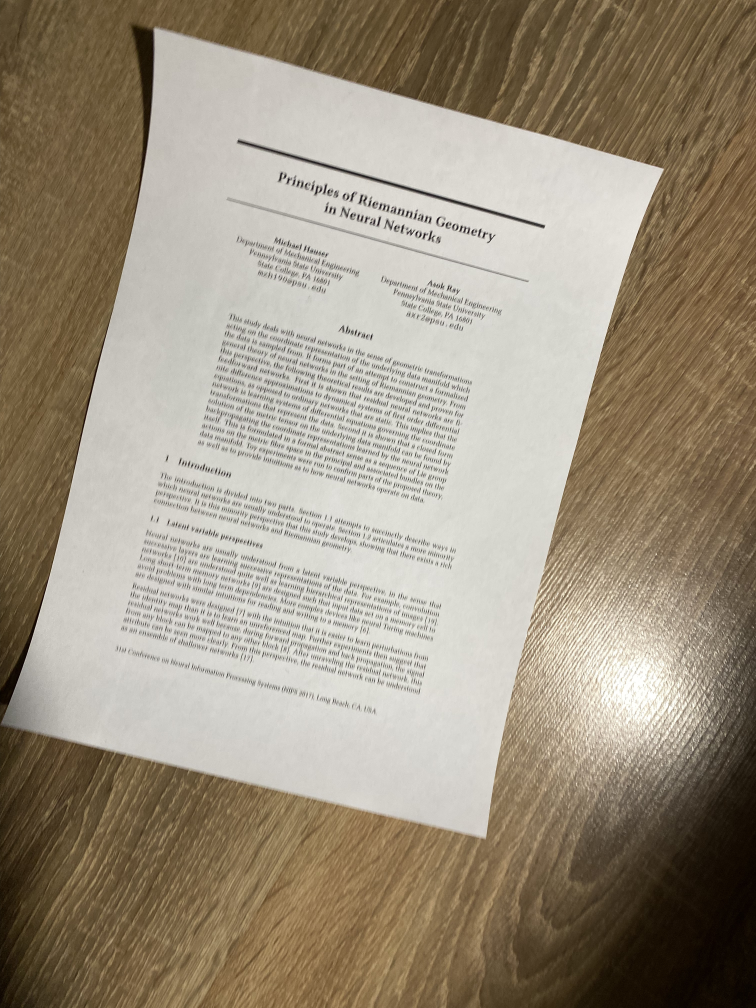
#> input picture photos_project/01.jpg, 3024 x 4032 px (shown at 1/4 size)
$ python -i project.py   (imports and definitions only)
#> lines starting #> are read from the running program, lines starting #| are printed output that depends on the picture; after the words box and inside, x2 and y2 are one past the last pixel; in counts of white or black regions, pixels touching at a corner belong together
#!/usr/bin/env python
# coding: utf-8

# In[2]:


import cv2
import numpy as np


def distance(p1, p2):
    return np.sqrt((p1[0]-p2[0])**2+(p1[1]-p2[1])**2)

def preprocess(im):
    # MAKE FINE BINARY IMAGE
    hue = cv2.cvtColor(im, cv2.COLOR_BGR2HSV)
    low = (0, 0, 0)
    high = (180, 20, 255)
    mask = cv2.inRange(hue, low, high) != 255

    gray = cv2.cvtColor(im, cv2.COLOR_BGR2GRAY)
    gray[mask] = 0
    return gray

def get9reflections(im):
    # MAKE ALL CONTOURS CLOSED
    result = np.zeros_like(im)
    y = im.shape[0]
    x = im.shape[1]
    im_refx = im[::,::-1]
    middle_layer = np.hstack((im_refx, im))
    middle_layer = np.hstack((middle_layer, im_refx))
    result = np.vstack((middle_layer[::-1,::], middle_layer))
    result = np.vstack((result, middle_layer[::-1,::]))
    return result

def getContours(im):
    # APPROXIMATE CLOSED CONTOURS WITH FILLED POLYGONS
    result = np.zeros_like(im)
    y = im.shape[0]
    x = im.shape[1]
    contours,_ = cv2.findContours(im, 1, 2)
    for cnt in contours:
        peri = cv2.arcLength(cnt, closed=True)
        area = cv2.contourArea(cnt)
        too_big = (peri > 0.95*2*(x+y)) or (area > 0.95*x*y)
        if not too_big:
            result = cv2.drawContours(result, [cnt], 0,  255, thickness=20)
    return result

def cutCenter(im):
    # ONLY AFTER get9reflections
    y = int(im.shape[0]/3)
    x = int(im.shape[1]/3)
    result = im[y:2*y, x:2*x]
    return result


def getRectMask(im):
    # SELECT ONLY SHAPES OF APPROPRIATE SIZE
    result = np.zeros_like(im)
    y = im.shape[0]
    x = im.shape[1]
    corners = []
    contours, _ = cv2.findContours(im, 1, 2)
    for cnt in contours:
        peri = cv2.arcLength(cnt, closed=True)
        area = cv2.contourArea(cnt)
        too_small = (peri < (x+y)/4000) or (area < x*y/15)
        too_big = (peri > 0.95*2*(x+y)) or (area > 0.95*x*y)
        if (not too_small) and (not too_big):
            approx = cv2.approxPolyDP(cnt, 0.05*peri, True)
            if len(approx) == 4:
                result = cv2.fillPoly(result, [approx], 255)
                corners.append(approx)
                return result, corners

# [16 lines left out: function getButterfly, not called in this run]

# Taken from:
# https://levelup.gitconnected.com/solving-a-sudoku-puzzle-using-deep-learning-and-backtracking-algorithm-c6cef475ae3
def order_points(pts):
    rect = np.zeros((4, 2), dtype = "float32")

    s = pts.sum(axis = 1)
    rect[0] = pts[np.where(pts.sum(axis=1).sum(axis=1) == min(pts.sum(axis=1).sum(axis=1)))]
    rect[2] = pts[np.where(pts.sum(axis=1).sum(axis=1) == max(pts.sum(axis=1).sum(axis=1)))]

    diff = np.diff(pts, axis = 1)
    rect[3] = pts[np.where((pts[:,0,0] - pts[:,0,1]) == max((pts[:,0,0] - pts[:,0,1])))]
    rect[1] = pts[np.where((pts[:,0,0] - pts[:,0,1]) == min((pts[:,0,0] - pts[:,0,1])))]

    return rect

def adjustPerspective(image, pts):
    pts = np.array(pts)
    rect = order_points(pts)
    (bl, br, tr, tl) = rect

    widthA = np.sqrt(((br[0] - bl[0])**2) + ((br[1] - bl[1])**2))
    widthB = np.sqrt(((tr[0] - tl[0])**2) + ((tr[1] - tl[1])**2))
    maxWidth = max(int(widthA), int(widthB))

    heightA = np.sqrt(((tr[0] - br[0])**2) + ((tr[1] - br[1])**2))
    heightB = np.sqrt(((tl[0] - bl[0])**2) + ((tl[1] - bl[1])**2))
    maxHeight = max(int(heightA), int(heightB))


    if maxWidth > maxHeight: maxWidth, maxHeight = maxHeight, maxWidth
    dst = np.array([[0, 0], [0, maxHeight - 1],[maxWidth - 1, maxHeight - 1], [maxWidth - 1, 0]], dtype = "float32")

    M = cv2.getPerspectiveTransform(rect, dst)
    warped = cv2.warpPerspective(image, M, (maxWidth, maxHeight))
    return warped

def predict_image(image: np.ndarray) -> (np.ndarray, list):
    prep = preprocess(image)
    try:
        mask = get9reflections(prep)
        mask = getContours(mask)
        mask = cutCenter(mask)
        mask, corners = getRectMask(mask)
        applied_mask = cv2.bitwise_and(mask, prep)
        wrap = adjustPerspective(applied_mask, corners[0])
        wrap = cv2.adaptiveThreshold(wrap, 255, cv2.ADAPTIVE_THRESH_GAUSSIAN_C, cv2.THRESH_BINARY, 15, 7)
        return wrap
    except:
        try:
            mask = getContours(prep)
            mask, corners = getRectMask(mask)
            applied_mask = cv2.bitwise_and(mask, prep)
            wrap = adjustPerspective(applied_mask, corners[0])
            wrap = cv2.adaptiveThreshold(wrap, 255, cv2.ADAPTIVE_THRESH_GAUSSIAN_C, cv2.THRESH_BINARY, 15, 7)
            return wrap
        except:
            try:
                mask = get9reflections(prep)
                mask = getContours(mask)
                mask, _ = getButterfly(mask)
                render_images([('Filled closed contours', mask)])
                mask = cutCenter(mask)
                mask, corners = getRectMask(mask)
                applied_mask = cv2.bitwise_and(mask, prep)
                wrap = adjustPerspective(applied_mask, corners[0])
                wrap = cv2.adaptiveThreshold(wrap, 255, cv2.ADAPTIVE_THRESH_GAUSSIAN_C, cv2.THRESH_BINARY, 15, 7)
                return wrap
            except: return prep

>>> import cv2
>>> picture = cv2.imread('photos_project/01.jpg')
#> picture is the input picture: shape (4032, 3024, 3); mean B, G, R 126.8, 144.7, 155.8
>>> result = predict_image(picture)
#> in preprocess, `mask = cv2.inRange(hue, low, high) != 255`:
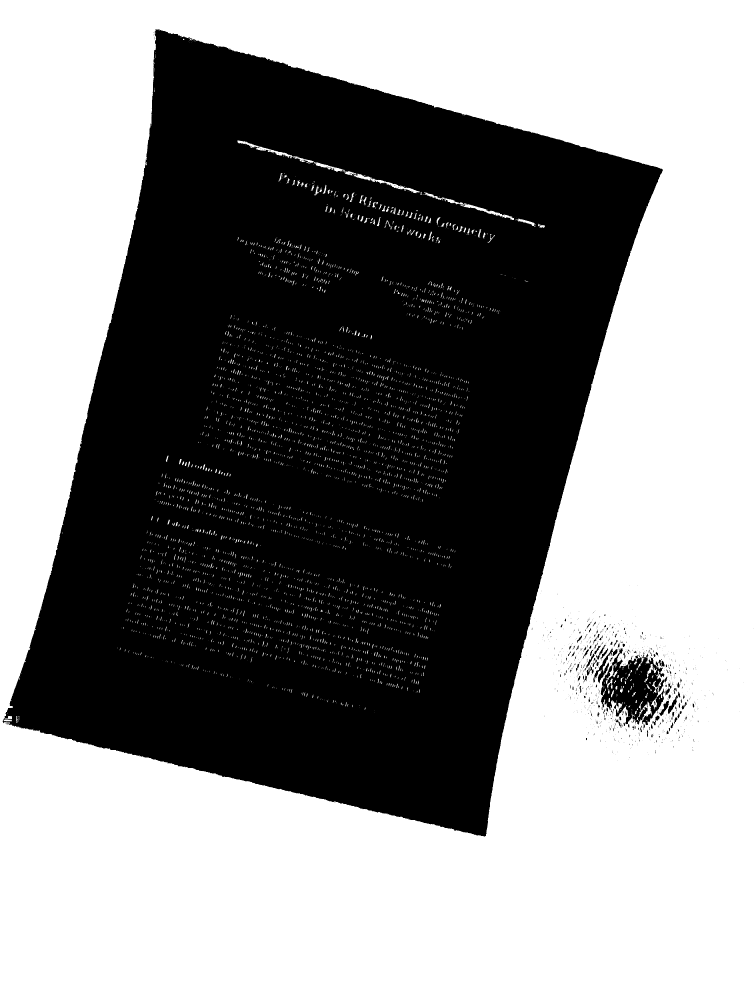
#> mask: shape (4032, 3024) bool (shown at 1/4 size); 55.4% white; 1320 black regions (1173 under 20 px)
#> in get9reflections, `result = np.vstack((middle_layer[::-1,::], middle_layer))`:
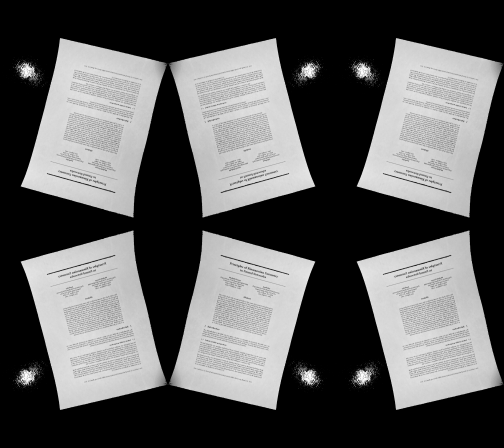
#> result: shape (8064, 9072) (shown at 1/18 size); min 0, max 255, mean 91.4
#> in getContours, `contours,_ = cv2.findContours(im, 1, 2)`: contours = 57933 contours, 39780 with area under 20; largest, box (x1, y1, x2, y2) and area: (6420, 8749, 9061, 11979) 5447897, (3035, 8749, 5676, 11979) 5447897, (372, 8749, 3013, 11979) 5447897, (6420, 4149, 9061, 7379) 5447897, (3035, 4149, 5676, 7379) 5447897
#> the loop in getContours, `for cnt in contours:` made 57933 passes
#> (peri, area) on passes 46 to 48: (22.49, 32), (22.49, 32), (22.49, 32)
#> in cutCenter, `result = im[y:2*y, x:2*x]`:
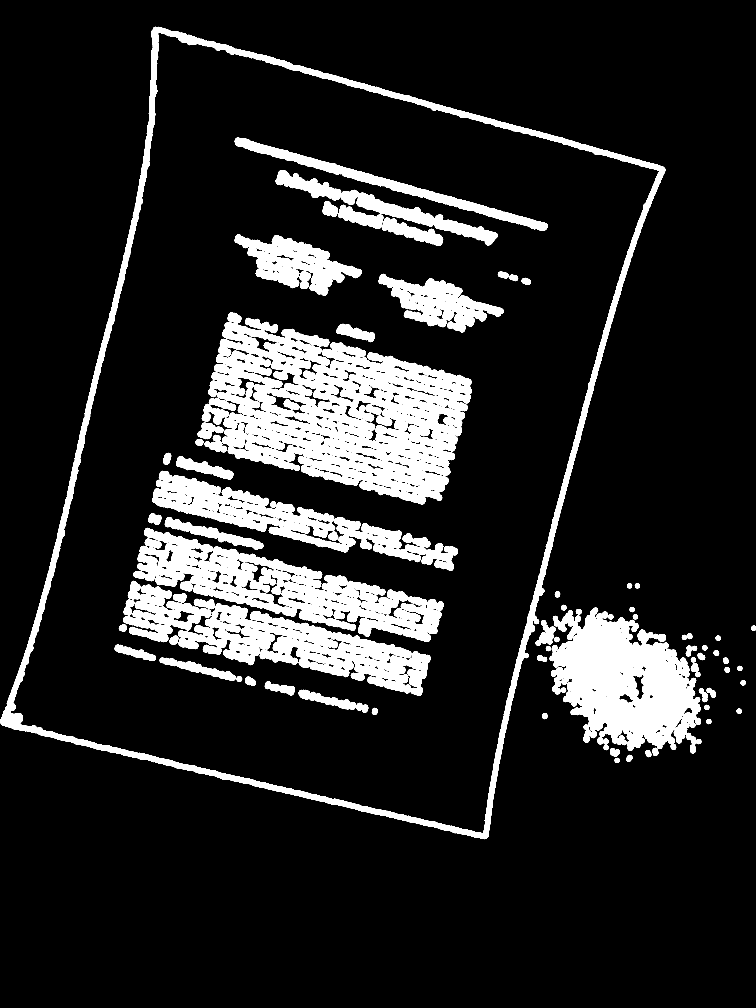
#> result: shape (4032, 3024) (shown at 1/4 size); 13.7% white; 100 white regions
#> in getRectMask, `contours, _ = cv2.findContours(im, 1, 2)`: contours = 861 contours, 457 with area under 20; largest, box (x1, y1, x2, y2) and area: (1, 107, 2662, 3357) 5550235, (39, 130, 2639, 3334) 5344144, (833, 1249, 1888, 2018) 499432, (2198, 2441, 2806, 3004) 216250, (533, 2111, 1774, 2567) 208325
#> the loop in getRectMask, `for cnt in contours:` made 860 passes
#> (peri, area, too_small, approx) on pass 860: (10585.3, 5344144.5, False, [[633, 130], [2638, 684], [1933, 3333], [41, 2852]])
#> after the loop in getRectMask, `for cnt in contours:`:
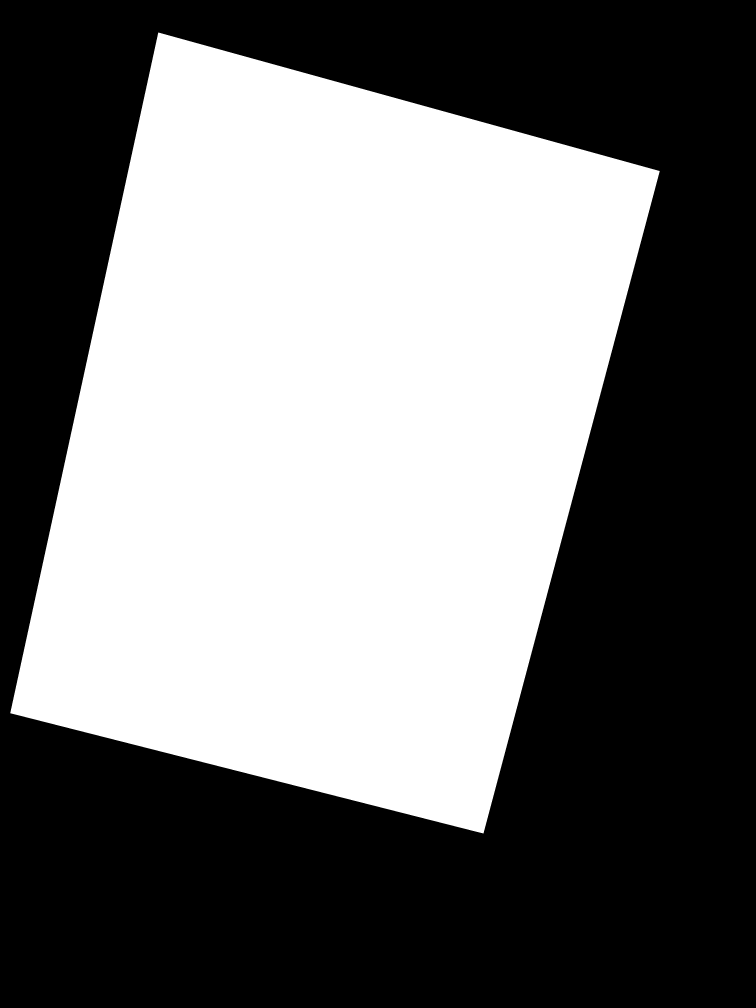
#> result: shape (4032, 3024) (shown at 1/4 size); 45.7% white; 1 white region, box (x1, y1, x2, y2) and area: (41, 130, 2639, 3334) 5572930
#> after the loop in getRectMask, `for cnt in contours:`: corners = [[[633, 130], [2638, 684], [1933, 3333], [41, 2852]]]
#> in adjustPerspective, `pts = np.array(pts)`: pts = [[633, 130], [2638, 684], [1933, 3333], [41, 2852]]
#> in order_points, `s = pts.sum(axis = 1)`: s has the same summary as pts in adjustPerspective
#> in order_points, `diff = np.diff(pts, axis = 1)`: diff = empty array
#> in adjustPerspective, `rect = order_points(pts)`: rect = [[633, 130], [41, 2852], [1933, 3333], [2638, 684]]
#> in adjustPerspective, `(bl, br, tr, tl) = rect`: bl = [633, 130]; br = [41, 2852]; tr = [1933, 3333]; tl = [2638, 684]
#> in adjustPerspective, `widthA = np.sqrt(((br[0] - bl[0])**2) + ((br[1] - bl[1])**2))`: widthA = 2785.6
#> in adjustPerspective, `widthB = np.sqrt(((tr[0] - tl[0])**2) + ((tr[1] - tl[1])**2))`: widthB = 2741.2
#> in adjustPerspective, `maxWidth = max(int(widthA), int(widthB))`: maxWidth = 2785
#> in adjustPerspective, `heightA = np.sqrt(((tr[0] - br[0])**2) + ((tr[1] - br[1])**2))`: heightA = 1952.2
#> in adjustPerspective, `heightB = np.sqrt(((tl[0] - bl[0])**2) + ((tl[1] - bl[1])**2))`: heightB = 2080.1
#> in adjustPerspective, `maxHeight = max(int(heightA), int(heightB))`: maxHeight = 2080
#> in adjustPerspective, `if maxWidth > maxHeight: maxWidth, maxHeight = maxHeight, maxWidth`: maxHeight = 2785
#> in adjustPerspective, `dst = np.array([[0, 0], [0, maxHeight - 1],[maxWidth - 1, maxHeight - ..`: dst = [[0, 0], [0, 2784], [2079, 2784], [2079, 0]]
#> in adjustPerspective, `M = cv2.getPerspectiveTransform(rect, dst)`: M = [[0.959, 0.209, -634.4], [-0.249, 0.902, 40.5], [-1.35e-06, -2.28e-05, 1]]
#> in predict_image, `wrap = cv2.adaptiveThreshold(wrap, 255, cv2.ADAPTIVE_THRESH_GAUSSIAN_C..`:
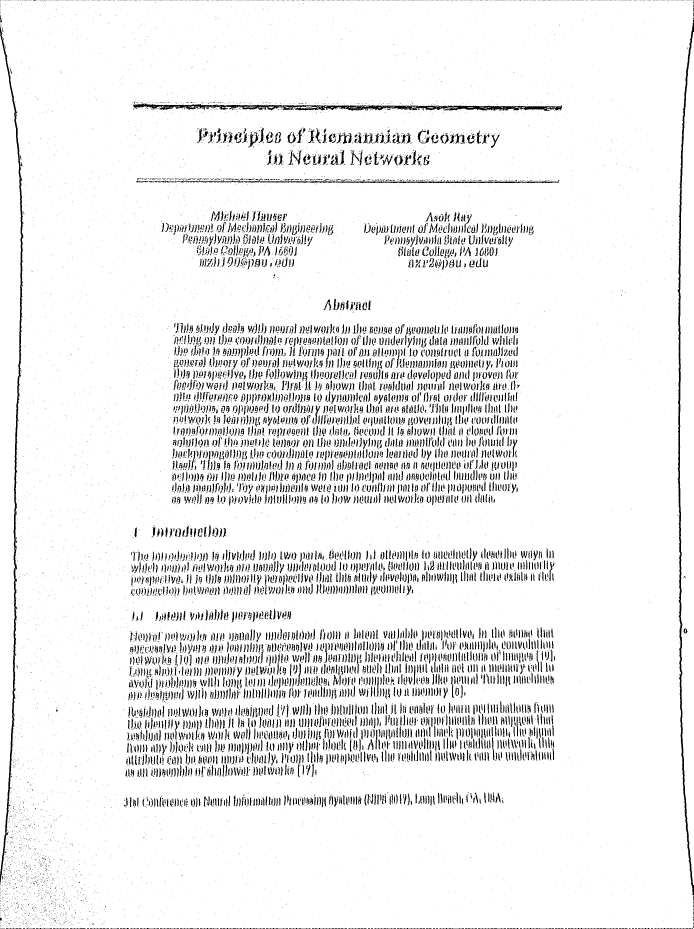
#> wrap: shape (2785, 2080) (shown at 1/3 size); 93.5% white; 13607 black regions (9315 under 20 px), largest, box (x1, y1, x2, y2) and area: (2033, 67, 2080, 2686) 12853, (0, 76, 71, 2655) 12545, (400, 309, 1687, 333) 11711

$ run again, on photos_project/03.jpg
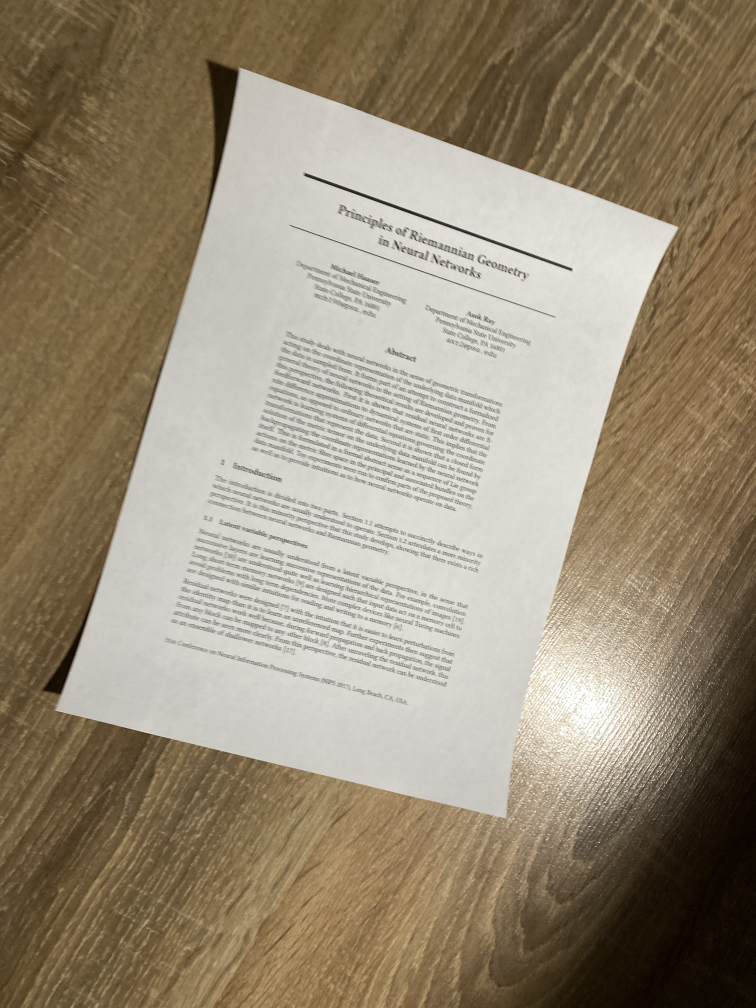
#> input picture photos_project/03.jpg, 3024 x 4032 px (shown at 1/4 size)
#> picture is the input picture: shape (4032, 3024, 3); mean B, G, R 118.2, 138.5, 151.1
#> hue: shape (4032, 3024, 3); mean H, S, V 20.4, 74.9, 151.1
#> mask: shape (4032, 3024) bool; 62.4% white; 1387 black regions (1220 under 20 px)
#> in getContours, `contours,_ = cv2.findContours(im, 1, 2)`: contours = 30420 contours, 27387 with area under 20; largest, box (x1, y1, x2, y2) and area: (6364, 8826, 8843, 11816) 4529761, (3253, 8826, 5732, 11816) 4529761, (316, 8826, 2795, 11816) 4529761, (6364, 4312, 8843, 7302) 4529761, (3253, 4312, 5732, 7302) 4529761
#> the loop in getContours, `for cnt in contours:` made 30420 passes
#> (peri, area) on passes 4 to 6: (17.07, 3.5), (17.07, 3.5), (17.07, 3.5)
#> in getRectMask, `contours, _ = cv2.findContours(im, 1, 2)`: contours = 630 contours, 176 with area under 20; largest, box (x1, y1, x2, y2) and area: (219, 268, 2718, 3280) 4840298, (245, 293, 2693, 3259) 4436776, (1208, 684, 2298, 1094) 35232, (1148, 889, 2230, 1279) 25772, (1574, 901, 2125, 1119) 22532
#> the loop in getRectMask, `for cnt in contours:` made 629 passes
#> (peri, area, too_small, approx) on pass 629: (9599.3, 4436775.5, False, [[976, 295], [2692, 917], [2012, 3258], [245, 2828]])
#> after the loop in getRectMask, `for cnt in contours:`:
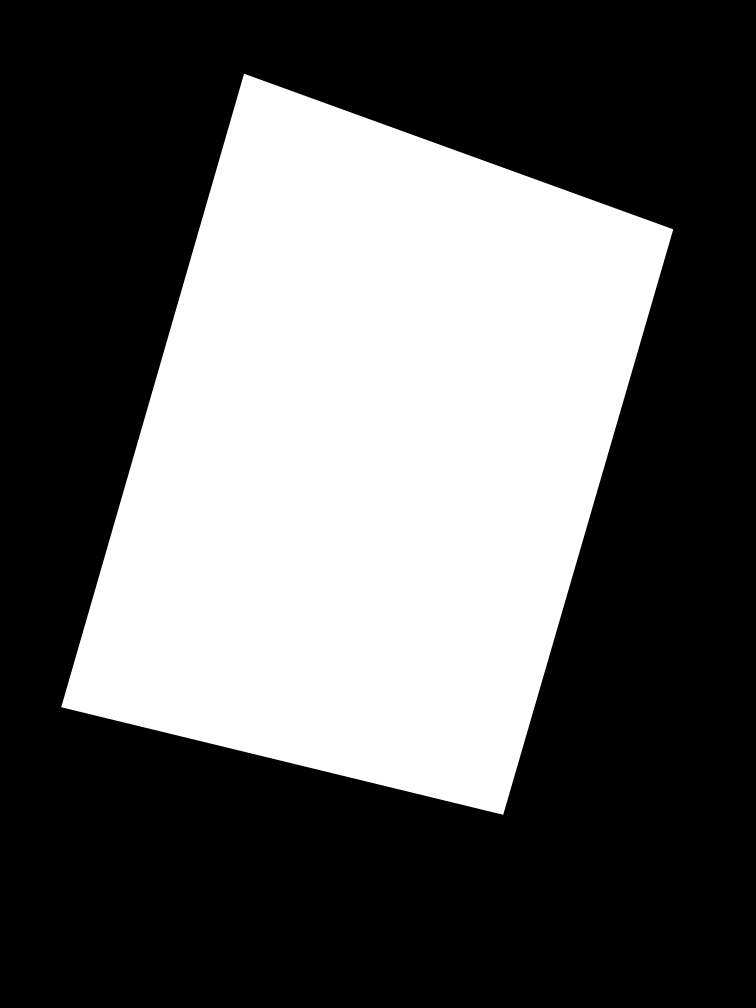
#> result: shape (4032, 3024) (shown at 1/4 size); 37.9% white; 1 white region, box (x1, y1, x2, y2) and area: (245, 295, 2693, 3259) 4619309
#> after the loop in getRectMask, `for cnt in contours:`: corners = [[[976, 295], [2692, 917], [2012, 3258], [245, 2828]]]
#> pts = [[976, 295], [2692, 917], [2012, 3258], [245, 2828]]
#> s has the same summary as pts in adjustPerspective
#> diff = empty array
#> rect = [[976, 295], [245, 2828], [2012, 3258], [2692, 917]]
#> bl = [976, 295]; br = [245, 2828]; tr = [2012, 3258]; tl = [2692, 917]
#> widthA = 2636.4
#> widthB = 2437.8
#> in adjustPerspective, `maxWidth = max(int(widthA), int(widthB))`: maxWidth = 2636
#> heightA = 1818.6
#> heightB = 1825.3
#> in adjustPerspective, `maxHeight = max(int(heightA), int(heightB))`: maxHeight = 1825
#> in adjustPerspective, `if maxWidth > maxHeight: maxWidth, maxHeight = maxHeight, maxWidth`: maxHeight = 2636
#> dst = [[0, 0], [0, 2635], [1824, 2635], [1824, 0]]
#> M = [[0.854, 0.246, -905.9], [-0.327, 0.901, 52.98], [-3.79e-05, -1.19e-05, 1]]
#> in predict_image, `wrap = cv2.adaptiveThreshold(wrap, 255, cv2.ADAPTIVE_THRESH_GAUSSIAN_C..`:
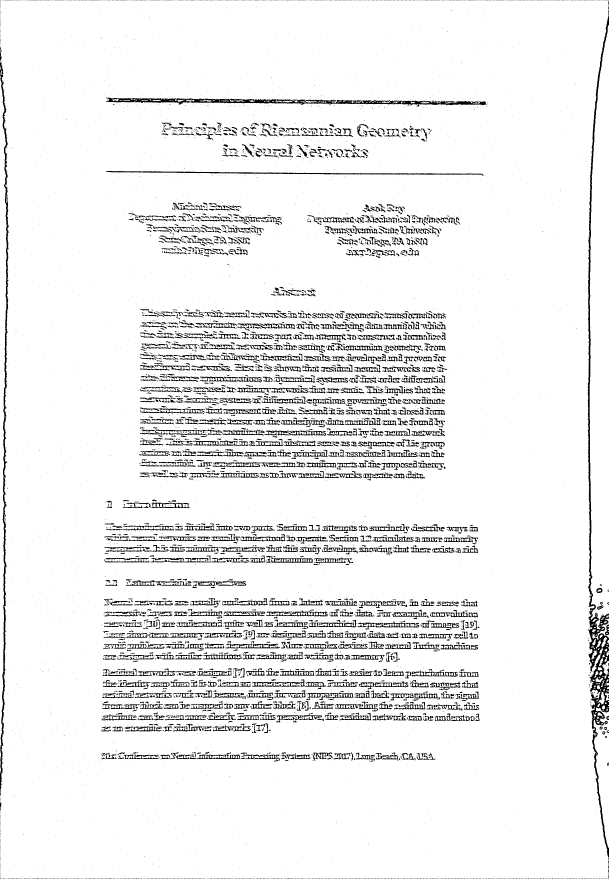
#> wrap: shape (2636, 1825) (shown at 1/3 size); 93.4% white; 5711 black regions (4098 under 20 px), largest, box (x1, y1, x2, y2) and area: (1763, 51, 1825, 2572) 20971, (0, 185, 26, 2385) 10572, (317, 293, 1458, 320) 10150
